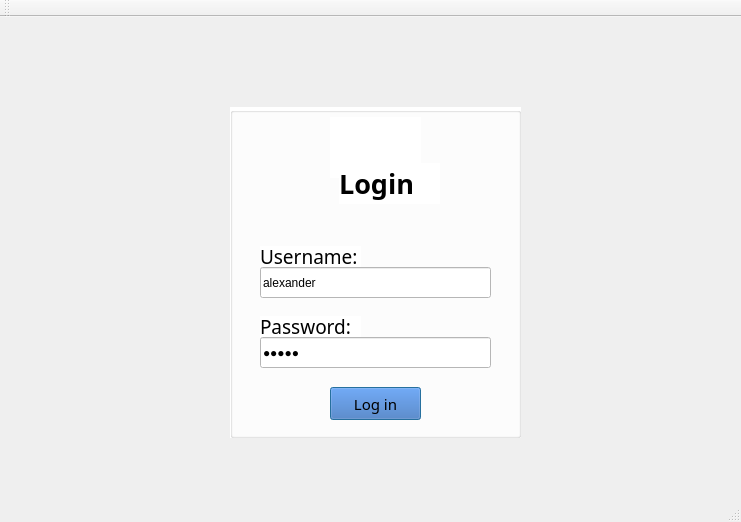
<?xml version="1.0" encoding="UTF-8"?>
<ui version="4.0">
 <class>LoginClass</class>
 <widget class="QMainWindow" name="LoginClass">
  <property name="geometry">
   <rect>
    <x>0</x>
    <y>0</y>
    <width>741</width>
    <height>522</height>
   </rect>
  </property>
  <property name="sizePolicy">
   <sizepolicy hsizetype="Ignored" vsizetype="Fixed">
    <horstretch>0</horstretch>
    <verstretch>0</verstretch>
   </sizepolicy>
  </property>
  <property name="windowTitle">
   <string>Login</string>
  </property>
  <property name="layoutDirection">
   <enum>Qt::LayoutDirection::LeftToRight</enum>
  </property>
  <widget class="QWidget" name="centralWidget">
   <property name="statusTip">
    <string>0</string>
   </property>
   <property name="layoutDirection">
    <enum>Qt::LayoutDirection::LeftToRight</enum>
   </property>
   <property name="styleSheet">
    <string notr="true"/>
   </property>
   <widget class="QLabel" name="background">
    <property name="geometry">
     <rect>
      <x>-10</x>
      <y>-60</y>
      <width>751</width>
      <height>621</height>
     </rect>
    </property>
    <property name="autoFillBackground">
     <bool>true</bool>
    </property>
    <property name="text">
     <string/>
    </property>
    <property name="pixmap">
     <pixmap>images/background.png</pixmap>
    </property>
    <property name="scaledContents">
     <bool>true</bool>
    </property>
    <property name="alignment">
     <set>Qt::AlignmentFlag::AlignCenter</set>
    </property>
   </widget>
   <widget class="QGroupBox" name="registerbox">
    <property name="geometry">
     <rect>
      <x>230</x>
      <y>90</y>
      <width>291</width>
      <height>331</height>
     </rect>
    </property>
    <property name="font">
     <font>
      <bold>true</bold>
     </font>
    </property>
    <property name="layoutDirection">
     <enum>Qt::LayoutDirection::LeftToRight</enum>
    </property>
    <property name="autoFillBackground">
     <bool>false</bool>
    </property>
    <property name="styleSheet">
     <string notr="true">background-color: rgb(255, 255, 255);</string>
    </property>
    <property name="title">
     <string/>
    </property>
    <property name="alignment">
     <set>Qt::AlignmentFlag::AlignCenter</set>
    </property>
    <widget class="QLabel" name="usernameLabel">
     <property name="geometry">
      <rect>
       <x>30</x>
       <y>139</y>
       <width>101</width>
       <height>21</height>
      </rect>
     </property>
     <property name="font">
      <font>
       <family>Rockwell</family>
       <pointsize>14</pointsize>
       <italic>false</italic>
       <bold>false</bold>
      </font>
     </property>
     <property name="styleSheet">
      <string notr="true">color: rgb(0, 0, 0);</string>
     </property>
     <property name="text">
      <string>Username:</string>
     </property>
    </widget>
    <widget class="QLineEdit" name="usernameInput">
     <property name="geometry">
      <rect>
       <x>30</x>
       <y>160</y>
       <width>231</width>
       <height>31</height>
      </rect>
     </property>
     <property name="styleSheet">
      <string notr="true">color: rgb(0,0,0);</string>
     </property>
     <property name="text">
      <string>alexander</string>
     </property>
    </widget>
    <widget class="QLabel" name="passwordLabel">
     <property name="geometry">
      <rect>
       <x>30</x>
       <y>209</y>
       <width>101</width>
       <height>21</height>
      </rect>
     </property>
     <property name="font">
      <font>
       <family>Rockwell</family>
       <pointsize>14</pointsize>
       <italic>false</italic>
       <bold>false</bold>
      </font>
     </property>
     <property name="styleSheet">
      <string notr="true">color: rgb(0, 0, 0);</string>
     </property>
     <property name="text">
      <string>Password:</string>
     </property>
    </widget>
    <widget class="QLineEdit" name="passwordInput">
     <property name="geometry">
      <rect>
       <x>30</x>
       <y>230</y>
       <width>231</width>
       <height>31</height>
      </rect>
     </property>
     <property name="styleSheet">
      <string notr="true">color: rgb(0,0,0);</string>
     </property>
     <property name="text">
      <string>12345</string>
     </property>
     <property name="echoMode">
      <enum>QLineEdit::EchoMode::Password</enum>
     </property>
    </widget>
    <widget class="QLabel" name="logo">
     <property name="geometry">
      <rect>
       <x>100</x>
       <y>10</y>
       <width>91</width>
       <height>61</height>
      </rect>
     </property>
     <property name="text">
      <string/>
     </property>
     <property name="pixmap">
      <pixmap>images/logo.png</pixmap>
     </property>
     <property name="scaledContents">
      <bool>true</bool>
     </property>
    </widget>
    <widget class="QLabel" name="loginTitle">
     <property name="geometry">
      <rect>
       <x>109</x>
       <y>56</y>
       <width>101</width>
       <height>41</height>
      </rect>
     </property>
     <property name="font">
      <font>
       <family>Rockwell</family>
       <pointsize>20</pointsize>
       <bold>true</bold>
      </font>
     </property>
     <property name="styleSheet">
      <string notr="true">color: rgb(0, 0, 0);</string>
     </property>
     <property name="text">
      <string>Login</string>
     </property>
    </widget>
    <widget class="QPushButton" name="loginButton">
     <property name="geometry">
      <rect>
       <x>100</x>
       <y>280</y>
       <width>91</width>
       <height>33</height>
      </rect>
     </property>
     <property name="sizePolicy">
      <sizepolicy hsizetype="Minimum" vsizetype="Fixed">
       <horstretch>0</horstretch>
       <verstretch>0</verstretch>
      </sizepolicy>
     </property>
     <property name="minimumSize">
      <size>
       <width>91</width>
       <height>33</height>
      </size>
     </property>
     <property name="baseSize">
      <size>
       <width>91</width>
       <height>33</height>
      </size>
     </property>
     <property name="palette">
      <palette>
       <active>
        <colorrole role="WindowText">
         <brush brushstyle="SolidPattern">
          <color alpha="255">
           <red>0</red>
           <green>0</green>
           <blue>0</blue>
          </color>
         </brush>
        </colorrole>
        <colorrole role="Button">
         <brush brushstyle="SolidPattern">
          <color alpha="255">
           <red>59</red>
           <green>110</green>
           <blue>187</blue>
          </color>
         </brush>
        </colorrole>
        <colorrole role="Text">
         <brush brushstyle="SolidPattern">
          <color alpha="255">
           <red>0</red>
           <green>0</green>
           <blue>0</blue>
          </color>
         </brush>
        </colorrole>
        <colorrole role="ButtonText">
         <brush brushstyle="SolidPattern">
          <color alpha="255">
           <red>0</red>
           <green>0</green>
           <blue>0</blue>
          </color>
         </brush>
        </colorrole>
        <colorrole role="Base">
         <brush brushstyle="SolidPattern">
          <color alpha="255">
           <red>59</red>
           <green>110</green>
           <blue>187</blue>
          </color>
         </brush>
        </colorrole>
        <colorrole role="Window">
         <brush brushstyle="SolidPattern">
          <color alpha="255">
           <red>59</red>
           <green>110</green>
           <blue>187</blue>
          </color>
         </brush>
        </colorrole>
        <colorrole role="PlaceholderText">
         <brush brushstyle="SolidPattern">
          <color alpha="128">
           <red>0</red>
           <green>0</green>
           <blue>0</blue>
          </color>
         </brush>
        </colorrole>
       </active>
       <inactive>
        <colorrole role="WindowText">
         <brush brushstyle="SolidPattern">
          <color alpha="255">
           <red>0</red>
           <green>0</green>
           <blue>0</blue>
          </color>
         </brush>
        </colorrole>
        <colorrole role="Button">
         <brush brushstyle="SolidPattern">
          <color alpha="255">
           <red>59</red>
           <green>110</green>
           <blue>187</blue>
          </color>
         </brush>
        </colorrole>
        <colorrole role="Text">
         <brush brushstyle="SolidPattern">
          <color alpha="255">
           <red>0</red>
           <green>0</green>
           <blue>0</blue>
          </color>
         </brush>
        </colorrole>
        <colorrole role="ButtonText">
         <brush brushstyle="SolidPattern">
          <color alpha="255">
           <red>0</red>
           <green>0</green>
           <blue>0</blue>
          </color>
         </brush>
        </colorrole>
        <colorrole role="Base">
         <brush brushstyle="SolidPattern">
          <color alpha="255">
           <red>59</red>
           <green>110</green>
           <blue>187</blue>
          </color>
         </brush>
        </colorrole>
        <colorrole role="Window">
         <brush brushstyle="SolidPattern">
          <color alpha="255">
           <red>59</red>
           <green>110</green>
           <blue>187</blue>
          </color>
         </brush>
        </colorrole>
        <colorrole role="PlaceholderText">
         <brush brushstyle="SolidPattern">
          <color alpha="128">
           <red>0</red>
           <green>0</green>
           <blue>0</blue>
          </color>
         </brush>
        </colorrole>
       </inactive>
       <disabled>
        <colorrole role="WindowText">
         <brush brushstyle="SolidPattern">
          <color alpha="255">
           <red>0</red>
           <green>0</green>
           <blue>0</blue>
          </color>
         </brush>
        </colorrole>
        <colorrole role="Button">
         <brush brushstyle="SolidPattern">
          <color alpha="255">
           <red>59</red>
           <green>110</green>
           <blue>187</blue>
          </color>
         </brush>
        </colorrole>
        <colorrole role="Text">
         <brush brushstyle="SolidPattern">
          <color alpha="255">
           <red>0</red>
           <green>0</green>
           <blue>0</blue>
          </color>
         </brush>
        </colorrole>
        <colorrole role="ButtonText">
         <brush brushstyle="SolidPattern">
          <color alpha="255">
           <red>0</red>
           <green>0</green>
           <blue>0</blue>
          </color>
         </brush>
        </colorrole>
        <colorrole role="Base">
         <brush brushstyle="SolidPattern">
          <color alpha="255">
           <red>59</red>
           <green>110</green>
           <blue>187</blue>
          </color>
         </brush>
        </colorrole>
        <colorrole role="Window">
         <brush brushstyle="SolidPattern">
          <color alpha="255">
           <red>59</red>
           <green>110</green>
           <blue>187</blue>
          </color>
         </brush>
        </colorrole>
        <colorrole role="PlaceholderText">
         <brush brushstyle="SolidPattern">
          <color alpha="128">
           <red>0</red>
           <green>0</green>
           <blue>0</blue>
          </color>
         </brush>
        </colorrole>
       </disabled>
      </palette>
     </property>
     <property name="font">
      <font>
       <family>Rockwell</family>
       <pointsize>11</pointsize>
       <bold>false</bold>
      </font>
     </property>
     <property name="cursor">
      <cursorShape>PointingHandCursor</cursorShape>
     </property>
     <property name="autoFillBackground">
      <bool>false</bool>
     </property>
     <property name="styleSheet">
      <string notr="true">QPushButton:hover {
	background-color: rgb(159, 110, 187);
}

QPushButton {
	background-color: rgb(59, 110, 187);
	color: rgb(0, 0, 0);
}
</string>
     </property>
     <property name="text">
      <string>Log in</string>
     </property>
     <property name="default">
      <bool>true</bool>
     </property>
    </widget>
   </widget>
  </widget>
  <widget class="QToolBar" name="mainToolBar">
   <attribute name="toolBarArea">
    <enum>TopToolBarArea</enum>
   </attribute>
   <attribute name="toolBarBreak">
    <bool>false</bool>
   </attribute>
  </widget>
  <widget class="QStatusBar" name="statusBar"/>
 </widget>
 <layoutdefault spacing="6" margin="11"/>
 <resources/>
 <connections/>
</ui>
